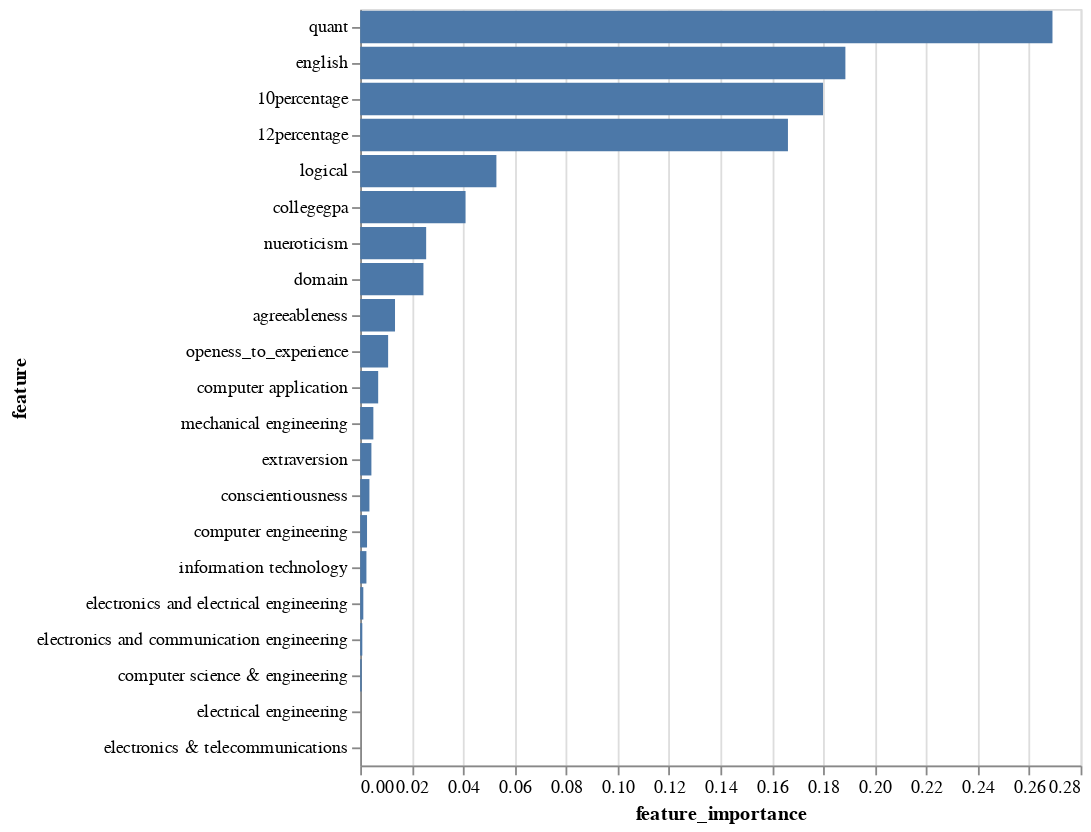

The cell this chart's notebook holds for it:
### Code cell
# Graph Feature Importance

alt.Chart(feat_imp_rf_df).mark_bar().encode(
    x='feature_importance',
    y=alt.Y("feature", sort='-x'),
    tooltip=['feature','feature_importance'])

### Figure 1 — Vega-Lite specification as saved in the notebook (floating-point values rounded to 4 significant figures)
{"config": {"view": {"continuousWidth": 400, "continuousHeight": 300}}, "data": {"name": "data-c4a50d15d95d486cba52e054040e347d"}, "mark": "bar", "encoding": {"tooltip": [{"field": "feature", "type": "nominal"}, {"field": "feature_importance", "type": "quantitative"}], "x": {"field": "feature_importance", "type": "quantitative"}, "y": {"field": "feature", "sort": "-x", "type": "nominal"}}, "$schema": "https://vega.github.io/schema/vega-lite/v4.17.0.json", "datasets": {"data-c4a50d15d95d486cba52e054040e347d": [{"feature": "quant", "feature_importance": 0.2691}, {"feature": "english", "feature_importance": 0.1886}, {"feature": "10percentage", "feature_importance": 0.1799}, {"feature": "12percentage", "feature_importance": 0.1663}, {"feature": "logical", "feature_importance": 0.05294}, {"feature": "collegegpa", "feature_importance": 0.04095}, {"feature": "nueroticism", "feature_importance": 0.02564}, {"feature": "domain", "feature_importance": 0.02458}, {"feature": "agreeableness", "feature_importance": 0.01353}, {"feature": "openess_to_experience", "feature_importance": 0.01086}, {"feature": "computer application", "feature_importance": 0.006989}, {"feature": "mechanical engineering", "feature_importance": 0.005115}, {"feature": "extraversion", "feature_importance": 0.004353}, {"feature": "conscientiousness", "feature_importance": 0.003587}, {"feature": "computer engineering", "feature_importance": 0.002656}, {"feature": "information technology", "feature_importance": 0.002417}, {"feature": "electronics and electrical engineering", "feature_importance": 0.00121}, {"feature": "electronics and communication engineering", "feature_importance": 0.0008225}, {"feature": "computer science & engineering", "feature_importance": 0.0005808}, {"feature": "electrical engineering", "feature_importance": 0.0}, {"feature": "electronics & telecommunications", "feature_importance": 0.0}]}}
